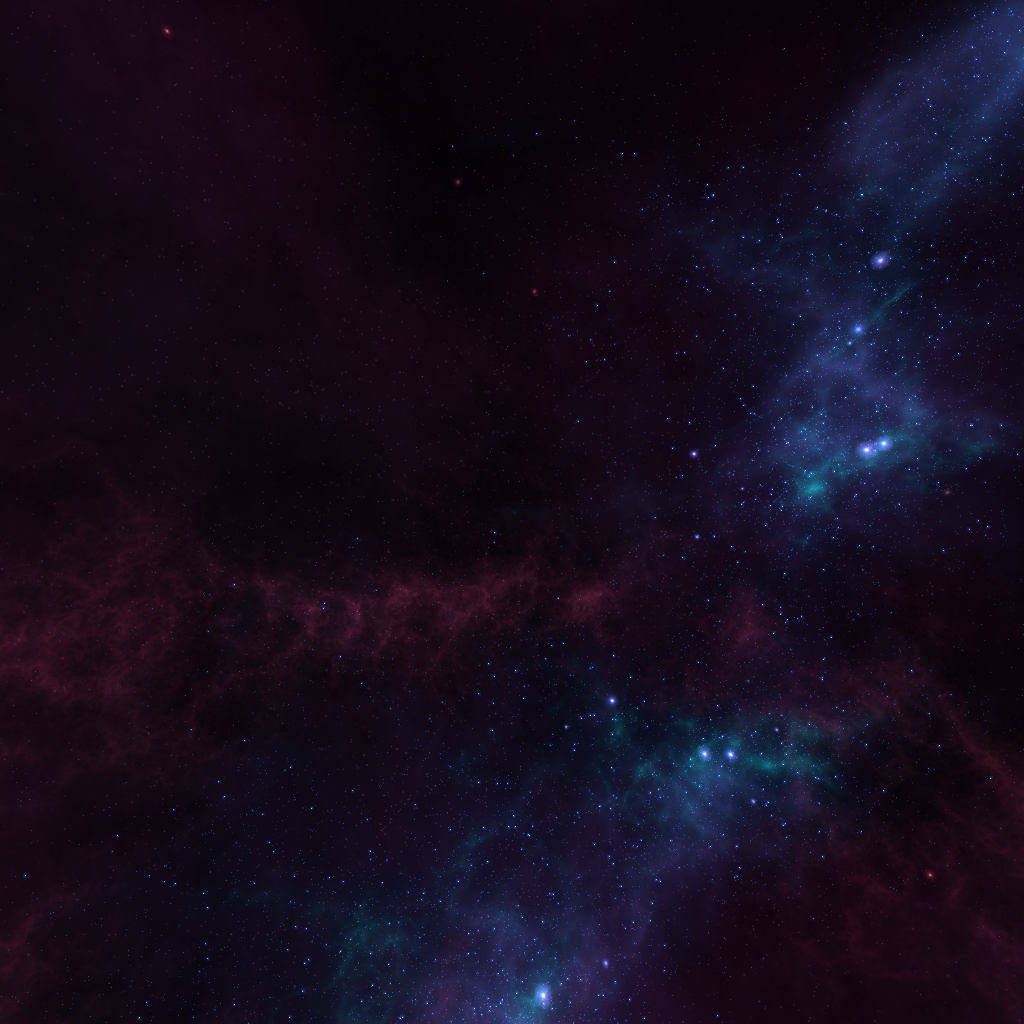

Rendered tile map (Tiled .tmx) drawn with the repository's tilesets; below, a short description and the map source with its tile grids summarised:
An orthogonal 32x32 tile map with 32x32 px tiles, 1 tile layer (Calque de Tile 1).

<map version="1.0" orientation="orthogonal" renderorder="right-down" width="32" height="32" tilewidth="32" tileheight="32" nextobjectid="1">
 <tileset firstgid="1" name="menu" tilewidth="32" tileheight="32" tilecount="1024" columns="32">
  <image source="menu.png" width="1024" height="1024" />
 </tileset>
 <layer name="Calque de Tile 1" width="32" height="32">
  <data>[1024 cells, 1024 non-empty, 1024 distinct tile ids]</data>
 </layer>
</map>
